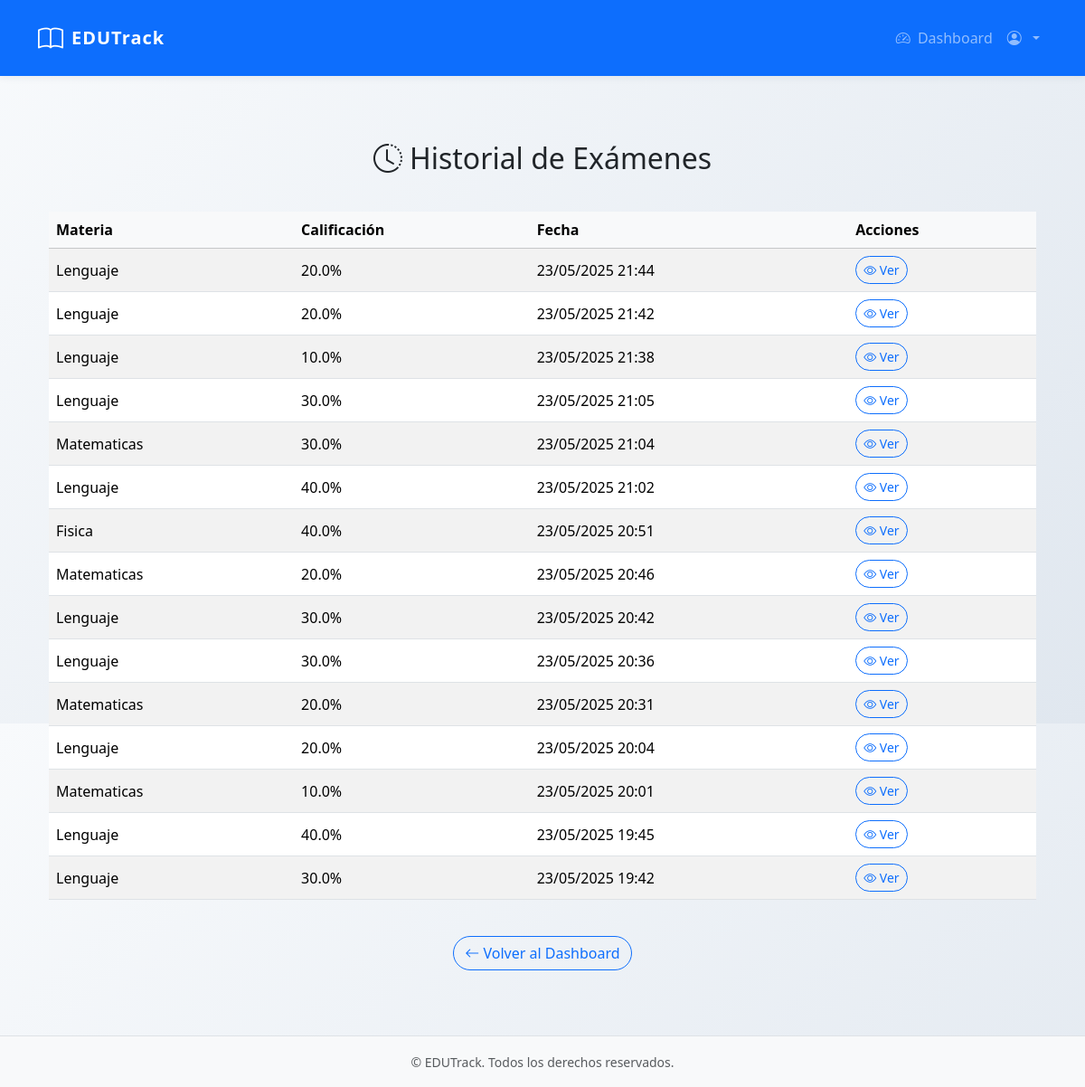
The page /exam_history (signed in) on the database its author committed.
### app/models.py (models this page shows, shortened)
class Exam(db.Model):
    id = db.Column(db.Integer, primary_key=True)
    subject = db.Column(db.String(64))  # 'lenguaje', 'matematicas', 'fisica'
    score = db.Column(db.Float)
    timestamp = db.Column(db.DateTime, index=True, default=datetime.utcnow)
    user_id = db.Column(db.Integer, db.ForeignKey('user.id'))
    answers = db.relationship('Answer', backref='exam', lazy='dynamic')

### app/routes.py (the view)
@main_bp.route('/exam_history')
@login_required
def exam_history():
    exams = Exam.query.filter_by(user_id=current_user.id).order_by(Exam.timestamp.desc()).all()
    return render_template('exam_history.html', exams=exams)

### app/__init__.py (called while the page is built)
def create_app():
    app = Flask(__name__, static_folder="static")
    app.config.from_object('config.Config')
    db.init_app(app)
    login_manager.init_app(app)
    mail.init_app(app)
    login_manager.login_view = 'main.login'
    from app.routes import main_bp
    app.register_blueprint(main_bp)
    @login_manager.user_loader
    def load_user(id):
        from app.models import User
        return User.query.get(int(id))
    return app

### app/templates/exam_history.html (shortened to what this page needs)
{% extends "base.html" %}
{% block content %}
<div class="container py-5">
    <h2 class="mb-4 text-center"><i class="bi bi-clock-history me-2"></i>Historial de Exámenes</h2>
    {% if exams %}
        <div class="table-responsive">
            <table class="table table-hover align-middle table-striped">
                <thead class="table-light">
                    <tr>
                        <th>Materia</th>
                        <th>Calificación</th>
                        <th>Fecha</th>
                        <th>Acciones</th>
                    </tr>
                </thead>
                <tbody>
                    {% for exam in exams %}
                        <tr>
                            <td>{{ exam.subject.capitalize() }}</td>
                            <td>{{ "%.1f"|format(exam.score) }}%</td>
                            <td>{{ exam.timestamp.strftime('%d/%m/%Y %H:%M') }}</td>
                            <td>
                                <a href="{{ url_for('main.exam_results', exam_id=exam.id) }}" class="btn btn-outline-primary btn-sm rounded-pill">
                                    <i class="bi bi-eye"></i> Ver
                                </a>
                            </td>
                        </tr>
                    {% endfor %}
                </tbody>
            </table>
        </div>
    {% else %}
        <div class="alert alert-info text-center">
            No tienes exámenes registrados.
        </div>
    {% endif %}
    <div class="text-center mt-4">
        <a href="{{ url_for('main.dashboard') }}" class="btn btn-outline-primary rounded-pill">
            <i class="bi bi-arrow-left"></i> Volver al Dashboard
        </a>
    </div>
</div>
{% endblock %}

### app/templates/base.html (shortened to what this page needs)
<!DOCTYPE html>
<html lang="es" data-bs-theme="light">
<head>
    <link rel="stylesheet" href="{{ url_for('static', filename='css/bootstrap.min.css') }}">
    <link rel="stylesheet" href="{{ url_for('static', filename='css/styles.css') }}">
    <link rel="stylesheet" href="https://cdn.jsdelivr.net/npm/bootstrap-icons@1.11.3/font/bootstrap-icons.css">
</head>
<body class="d-flex flex-column min-vh-100">
    <header>
        <nav class="navbar navbar-expand-lg navbar-dark bg-primary py-3">
            <div class="container">
                <a class="navbar-brand d-flex align-items-center" href="{{ url_for('main.index') }}">
                    <i class="bi bi-book fs-3 me-2"></i>
                    EDUTrack
                </a>
                <div class="collapse navbar-collapse" id="navbarNav">
                    <ul class="navbar-nav ms-auto align-items-lg-center">
                        {% if current_user.is_authenticated %}
                            <li class="nav-item">
                                <a class="nav-link" href="{{ url_for('main.dashboard') }}">
                                    <i class="bi bi-speedometer2 me-1"></i> Dashboard
                                </a>
                            </li>
                            <li class="nav-item dropdown">
                                <a class="nav-link dropdown-toggle" href="#" role="button" data-bs-toggle="dropdown">
                                    <i class="bi bi-person-circle me-1"></i> {{ current_user.name }}
                                </a>
                            </li>
                        {% endif %}
                    </ul>
                </div>
            </div>
        </nav>
    </header>
    <main class="flex-grow-1 my-4">
        <div class="container">
            {% block content %}{% endblock %}
        </div>
    </main>
    <footer class="footer mt-auto py-3 bg-light border-top">
        <div class="container text-center">
            <span class="text-muted small">
                &copy; {{ current_year }} EDUTrack. Todos los derechos reservados.
            </span>
        </div>
    </footer>
</body>
</html>

### app/static/css/styles.css (style rules this page uses)
body { height: 100vh; }
.table { margin-top: 1rem; }
.container { height: 100%; }

### app/templates/base.html (style rules this page uses)
body { background: linear-gradient(135deg, #f8fafc 0%, #e0e7ef 100%); }
.navbar { box-shadow: 0 2px 8px rgba(44, 62, 80, 0.07); }
.navbar-brand { font-weight: 700; letter-spacing: 1px; }
.nav-link, .dropdown-item { font-weight: 500; }
footer { background: #f8fafc; border-top: 1px solid #e0e7ef; }

### rows shown on the page
Exam: subject "Lenguaje", score "20.0", timestamp "23/05/2025 21:44"
Exam: subject "Lenguaje", score "20.0", timestamp "23/05/2025 21:42"
Exam: subject "Lenguaje", score "10.0", timestamp "23/05/2025 21:38"
Exam: subject "Lenguaje", score "30.0", timestamp "23/05/2025 21:05"
Exam: subject "Matematicas", score "30.0", timestamp "23/05/2025 21:04"
Exam: subject "Lenguaje", score "40.0", timestamp "23/05/2025 21:02"
Exam: subject "Fisica", score "40.0", timestamp "23/05/2025 20:51"
Exam: subject "Matematicas", score "20.0", timestamp "23/05/2025 20:46"
Exam: subject "Lenguaje", score "30.0", timestamp "23/05/2025 20:42"
Exam: subject "Lenguaje", score "30.0", timestamp "23/05/2025 20:36"
Exam: subject "Matematicas", score "20.0", timestamp "23/05/2025 20:31"
Exam: subject "Lenguaje", score "20.0", timestamp "23/05/2025 20:04"
Exam: subject "Matematicas", score "10.0", timestamp "23/05/2025 20:01"
Exam: subject "Lenguaje", score "40.0", timestamp "23/05/2025 19:45"
Exam: subject "Lenguaje", score "30.0", timestamp "23/05/2025 19:42"
